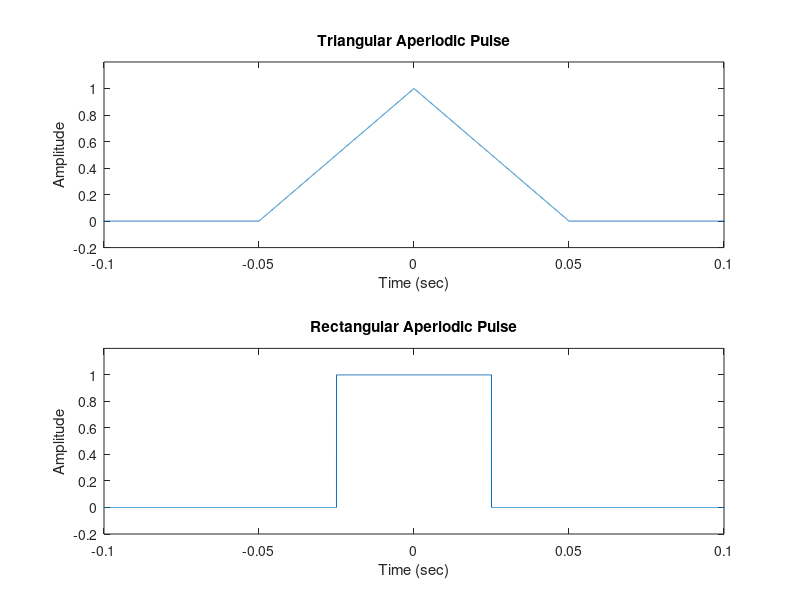

This figure's MATLAB source:
clear all
close all
fs = 100000;
t = -1:1/fs:1;
x1 = tripuls(t,100e-3);
x2 = rectpuls(t,50e-3);
subplot(2,1,1)
plot(t,x1)
axis([-0.1 0.1 -0.2 1.2])
xlabel('Time (sec)')
ylabel('Amplitude')
title('Triangular Aperiodic Pulse')
subplot(2,1,2)
plot(t,x2)
axis([-0.1 0.1 -0.2 1.2])
xlabel('Time (sec)')
ylabel('Amplitude')
title('Rectangular Aperiodic Pulse')